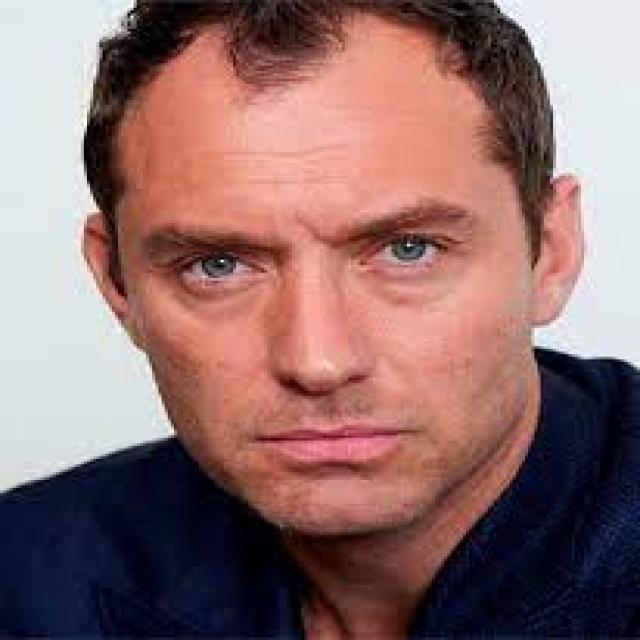
#> input picture basic CV operations copy/image_221.jpg, 640 x 640 px
$ python edge_detection.py
#> lines starting #> are read from the running program, lines starting #| are printed output that depends on the picture; after the words box and inside, x2 and y2 are one past the last pixel; in counts of white or black regions, pixels touching at a corner belong together
import os
import cv2
import numpy as np


img  = cv2.imread(os.path.join('.', 'image_221.jpg'))
#> img is the input picture: shape (640, 640, 3); mean B, G, R 109, 109.9, 142.9

img_edge = cv2.Canny(img, 200,300)
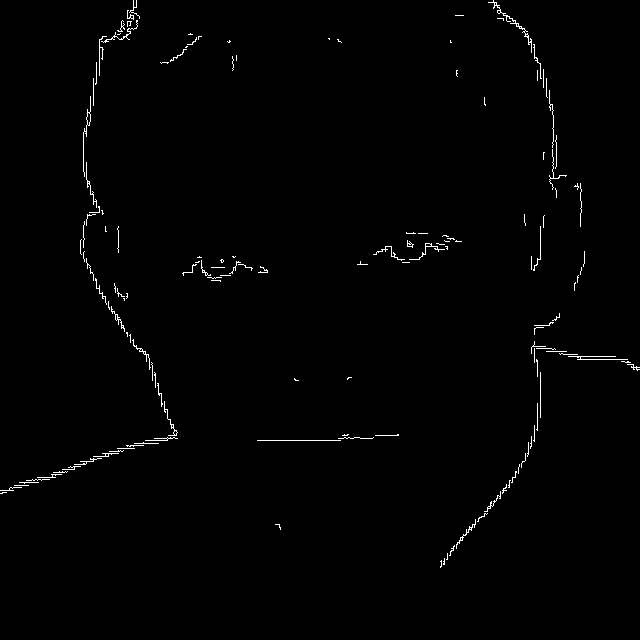
#> img_edge: shape (640, 640); 0.86% white in thin lines or dots, all inside (x1, y1, x2, y2) = (0, 0, 640, 568)
img_edge_d = cv2.dilate(img_edge, np.ones((3,3), dtype=np.int8))
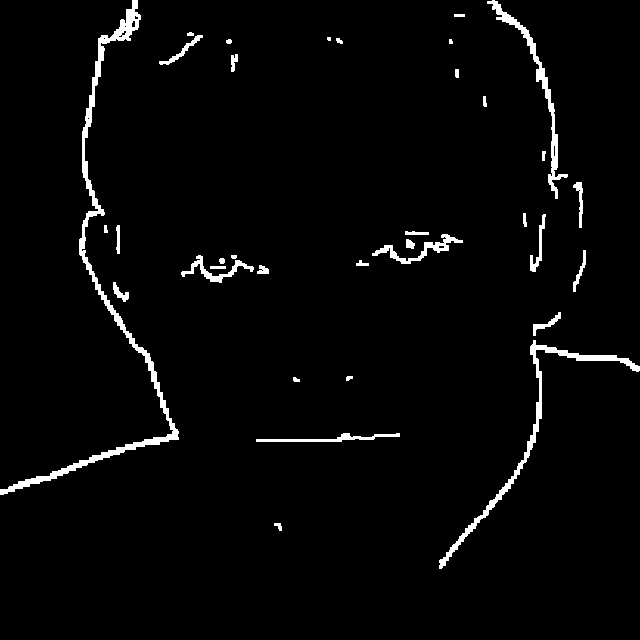
#> img_edge_d: shape (640, 640); 2.7% white; 35 white regions (2 under 20 px), largest, box (x1, y1, x2, y2) and area: (0, 0, 179, 495) 3989, (439, 340, 640, 569) 1918, (487, 0, 568, 199) 1337
img_erode = cv2.erode(img_edge_d, np.ones((3,3), dtype=np.int8))
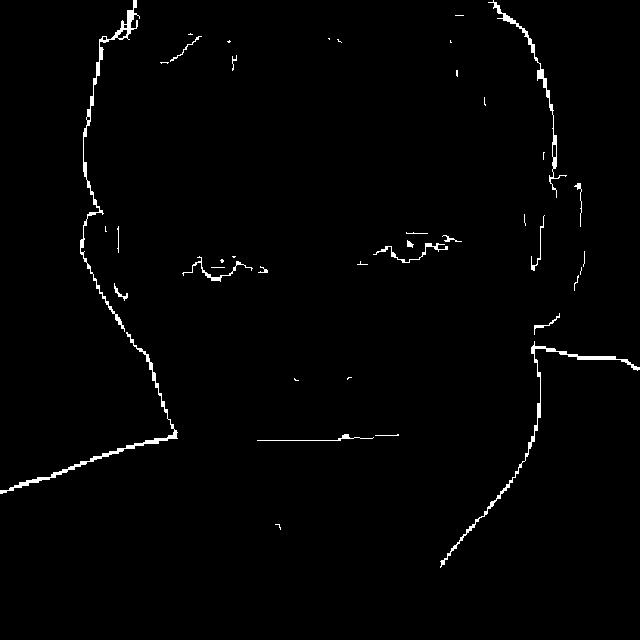
#> img_erode: shape (640, 640); 1.3% white; 41 white regions (21 under 20 px), largest, box (x1, y1, x2, y2) and area: (80, 0, 140, 332) 1157, (440, 341, 640, 568) 989, (0, 332, 178, 494) 971
cv2.imshow('img', img)
cv2.imshow('img_edge', img_edge)
cv2.imshow('img_edge_d', img_edge_d)
cv2.imshow('img_erode', img_erode)
cv2.waitKey(0)
